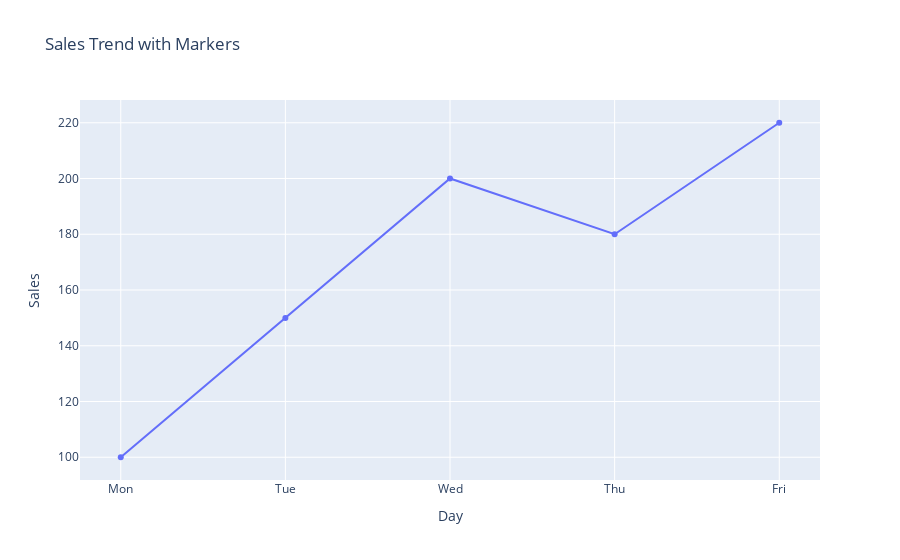

The cell this chart's notebook holds for it:
### Markdown cell above
### Line Plot Example 2: Line Plot with Markers

### Code cell
fig = px.line(
    df1,
    x="Day",
    y="Sales",
    markers=True,
    title="Sales Trend with Markers"
)
fig.show()

### Figure 1 — Plotly figure (JSON) as saved in the notebook; plotly's stock layout.template omitted (floating-point values rounded to 4 significant figures)
{"data": [{"hovertemplate": "Day=%{x}<br>Sales=%{y}<extra></extra>", "legendgroup": "", "line": {"color": "#636efa", "dash": "solid"}, "marker": {"symbol": "circle"}, "mode": "lines+markers", "name": "", "orientation": "v", "showlegend": false, "type": "scatter", "x": ["Mon", "Tue", "Wed", "Thu", "Fri"], "xaxis": "x", "y": [100, 150, 200, 180, 220], "yaxis": "y"}], "layout": {"autosize": true, "legend": {"tracegroupgap": 0}, "title": {"text": "Sales Trend with Markers"}, "xaxis": {"anchor": "y", "autorange": true, "domain": [0, 1], "range": [-0.242, 4.242], "title": {"text": "Day"}, "type": "category"}, "yaxis": {"anchor": "x", "autorange": true, "domain": [0, 1], "range": [90.1, 229.9], "title": {"text": "Sales"}, "type": "linear"}}}
